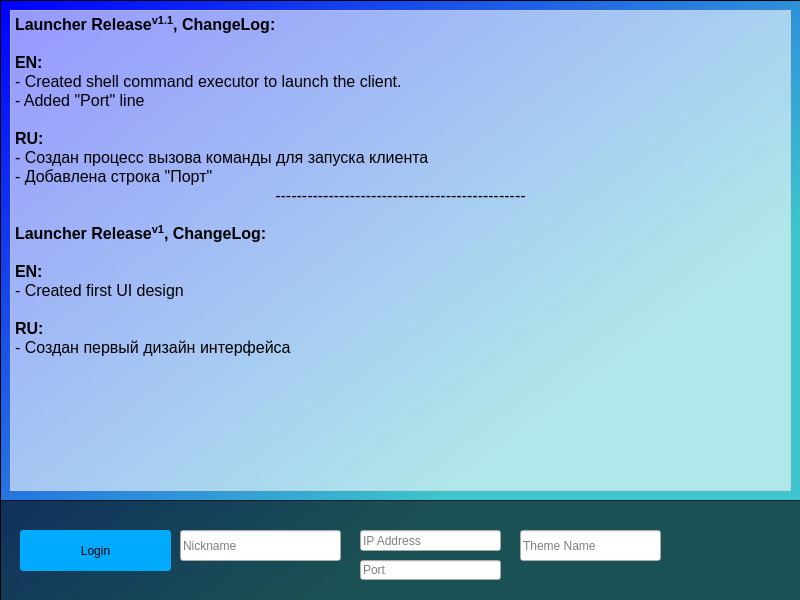
<?xml version="1.0" encoding="UTF-8"?>
<ui version="4.0">
 <class>MainWindow</class>
 <widget class="QMainWindow" name="MainWindow">
  <property name="geometry">
   <rect>
    <x>0</x>
    <y>0</y>
    <width>800</width>
    <height>600</height>
   </rect>
  </property>
  <property name="sizePolicy">
   <sizepolicy hsizetype="Fixed" vsizetype="Fixed">
    <horstretch>0</horstretch>
    <verstretch>0</verstretch>
   </sizepolicy>
  </property>
  <property name="minimumSize">
   <size>
    <width>800</width>
    <height>600</height>
   </size>
  </property>
  <property name="maximumSize">
   <size>
    <width>800</width>
    <height>600</height>
   </size>
  </property>
  <property name="windowTitle">
   <string>Danilus Launcher</string>
  </property>
  <property name="styleSheet">
   <string notr="true">font: 12pt &quot;Yu Gothic UI&quot;;</string>
  </property>
  <property name="unifiedTitleAndToolBarOnMac">
   <bool>false</bool>
  </property>
  <widget class="QWidget" name="centralwidget">
   <widget class="QGraphicsView" name="BG">
    <property name="geometry">
     <rect>
      <x>0</x>
      <y>0</y>
      <width>801</width>
      <height>601</height>
     </rect>
    </property>
    <property name="styleSheet">
     <string notr="true">background: qlineargradient(spread:pad, x1:0, y1:0, x2:0.692514, y2:0.676, stop:0 rgba(0, 0, 255, 255), stop:1 rgba(62, 196, 204, 255))</string>
    </property>
   </widget>
   <widget class="QGraphicsView" name="BOTTOMBAR">
    <property name="geometry">
     <rect>
      <x>0</x>
      <y>500</y>
      <width>801</width>
      <height>101</height>
     </rect>
    </property>
    <property name="styleSheet">
     <string notr="true">background-color: rgba(0, 0, 0, 150);</string>
    </property>
   </widget>
   <widget class="QPushButton" name="Login">
    <property name="geometry">
     <rect>
      <x>20</x>
      <y>530</y>
      <width>151</width>
      <height>41</height>
     </rect>
    </property>
    <property name="cursor">
     <cursorShape>PointingHandCursor</cursorShape>
    </property>
    <property name="styleSheet">
     <string notr="true">background-color: rgb(0, 170, 255);
border: black 1px solid;
outline: none;
border-radius: 3px;</string>
    </property>
    <property name="text">
     <string>Login</string>
    </property>
   </widget>
   <widget class="QLineEdit" name="NickEdit">
    <property name="geometry">
     <rect>
      <x>180</x>
      <y>530</y>
      <width>161</width>
      <height>31</height>
     </rect>
    </property>
    <property name="styleSheet">
     <string notr="true">font: 10pt &quot;Yu Gothic UI&quot;;</string>
    </property>
    <property name="text">
     <string/>
    </property>
    <property name="maxLength">
     <number>16</number>
    </property>
    <property name="placeholderText">
     <string>Nickname</string>
    </property>
   </widget>
   <widget class="QLineEdit" name="IPEdit">
    <property name="geometry">
     <rect>
      <x>360</x>
      <y>530</y>
      <width>141</width>
      <height>21</height>
     </rect>
    </property>
    <property name="styleSheet">
     <string notr="true">font: 10pt &quot;Yu Gothic UI&quot;;</string>
    </property>
    <property name="placeholderText">
     <string>IP Address</string>
    </property>
   </widget>
   <widget class="QLineEdit" name="lineEdit">
    <property name="geometry">
     <rect>
      <x>520</x>
      <y>530</y>
      <width>141</width>
      <height>31</height>
     </rect>
    </property>
    <property name="whatsThis">
     <string>Theme Name without extension</string>
    </property>
    <property name="styleSheet">
     <string notr="true">font: 10pt &quot;Yu Gothic UI&quot;;</string>
    </property>
    <property name="placeholderText">
     <string>Theme Name</string>
    </property>
   </widget>
   <widget class="QTextBrowser" name="textBrowser">
    <property name="geometry">
     <rect>
      <x>10</x>
      <y>10</y>
      <width>781</width>
      <height>481</height>
     </rect>
    </property>
    <property name="styleSheet">
     <string notr="true">background-color: rgba(255, 255, 255, 150);
font: 12pt &quot;Yu Gothic UI&quot;;</string>
    </property>
    <property name="autoFormatting">
     <set>QTextEdit::AutoAll</set>
    </property>
    <property name="html">
     <string>&lt;!DOCTYPE HTML PUBLIC &quot;-//W3C//DTD HTML 4.0//EN&quot; &quot;http://www.w3.org/TR/REC-html40/strict.dtd&quot;&gt;
&lt;html&gt;&lt;head&gt;&lt;meta name=&quot;qrichtext&quot; content=&quot;1&quot; /&gt;&lt;style type=&quot;text/css&quot;&gt;
p, li { white-space: pre-wrap; }
&lt;/style&gt;&lt;/head&gt;&lt;body style=&quot; font-family:'Yu Gothic UI'; font-size:12pt; font-weight:400; font-style:normal;&quot;&gt;
&lt;p style=&quot; margin-top:0px; margin-bottom:0px; margin-left:0px; margin-right:0px; -qt-block-indent:0; text-indent:0px;&quot;&gt;&lt;span style=&quot; font-weight:600;&quot;&gt;Launcher Release&lt;/span&gt;&lt;span style=&quot; font-weight:600; vertical-align:super;&quot;&gt;v1.1&lt;/span&gt;&lt;span style=&quot; font-weight:600;&quot;&gt;, ChangeLog:&lt;/span&gt;&lt;/p&gt;
&lt;p style=&quot;-qt-paragraph-type:empty; margin-top:0px; margin-bottom:0px; margin-left:0px; margin-right:0px; -qt-block-indent:0; text-indent:0px; font-weight:600;&quot;&gt;&lt;br /&gt;&lt;/p&gt;
&lt;p style=&quot; margin-top:0px; margin-bottom:0px; margin-left:0px; margin-right:0px; -qt-block-indent:0; text-indent:0px;&quot;&gt;&lt;span style=&quot; font-weight:600;&quot;&gt;EN:&lt;/span&gt;&lt;/p&gt;
&lt;p style=&quot; margin-top:0px; margin-bottom:0px; margin-left:0px; margin-right:0px; -qt-block-indent:0; text-indent:0px;&quot;&gt;- Created shell command executor to launch the client.&lt;/p&gt;
&lt;p style=&quot; margin-top:0px; margin-bottom:0px; margin-left:0px; margin-right:0px; -qt-block-indent:0; text-indent:0px;&quot;&gt;- Added &amp;quot;Port&amp;quot; line&lt;/p&gt;
&lt;p style=&quot;-qt-paragraph-type:empty; margin-top:0px; margin-bottom:0px; margin-left:0px; margin-right:0px; -qt-block-indent:0; text-indent:0px;&quot;&gt;&lt;br /&gt;&lt;/p&gt;
&lt;p style=&quot; margin-top:0px; margin-bottom:0px; margin-left:0px; margin-right:0px; -qt-block-indent:0; text-indent:0px;&quot;&gt;&lt;span style=&quot; font-weight:600;&quot;&gt;RU:&lt;/span&gt;&lt;/p&gt;
&lt;p style=&quot; margin-top:0px; margin-bottom:0px; margin-left:0px; margin-right:0px; -qt-block-indent:0; text-indent:0px;&quot;&gt;- Создан процесс вызова команды для запуска клиента&lt;/p&gt;
&lt;p style=&quot; margin-top:0px; margin-bottom:0px; margin-left:0px; margin-right:0px; -qt-block-indent:0; text-indent:0px;&quot;&gt;- Добавлена строка &amp;quot;Порт&amp;quot;&lt;/p&gt;
&lt;p align=&quot;center&quot; style=&quot; margin-top:0px; margin-bottom:0px; margin-left:0px; margin-right:0px; -qt-block-indent:0; text-indent:0px;&quot;&gt;-----------------------------------------------&lt;/p&gt;
&lt;p style=&quot;-qt-paragraph-type:empty; margin-top:0px; margin-bottom:0px; margin-left:0px; margin-right:0px; -qt-block-indent:0; text-indent:0px; font-weight:600;&quot;&gt;&lt;br /&gt;&lt;/p&gt;
&lt;p style=&quot; margin-top:0px; margin-bottom:0px; margin-left:0px; margin-right:0px; -qt-block-indent:0; text-indent:0px;&quot;&gt;&lt;span style=&quot; font-weight:600;&quot;&gt;Launcher Release&lt;/span&gt;&lt;span style=&quot; font-weight:600; vertical-align:super;&quot;&gt;v1&lt;/span&gt;&lt;span style=&quot; font-weight:600;&quot;&gt;, ChangeLog:&lt;/span&gt;&lt;/p&gt;
&lt;p style=&quot;-qt-paragraph-type:empty; margin-top:0px; margin-bottom:0px; margin-left:0px; margin-right:0px; -qt-block-indent:0; text-indent:0px; font-weight:600;&quot;&gt;&lt;br /&gt;&lt;/p&gt;
&lt;p style=&quot; margin-top:0px; margin-bottom:0px; margin-left:0px; margin-right:0px; -qt-block-indent:0; text-indent:0px;&quot;&gt;&lt;span style=&quot; font-weight:600;&quot;&gt;EN:&lt;/span&gt;&lt;/p&gt;
&lt;p style=&quot; margin-top:0px; margin-bottom:0px; margin-left:0px; margin-right:0px; -qt-block-indent:0; text-indent:0px;&quot;&gt;- Created first UI design&lt;/p&gt;
&lt;p style=&quot;-qt-paragraph-type:empty; margin-top:0px; margin-bottom:0px; margin-left:0px; margin-right:0px; -qt-block-indent:0; text-indent:0px;&quot;&gt;&lt;br /&gt;&lt;/p&gt;
&lt;p style=&quot; margin-top:0px; margin-bottom:0px; margin-left:0px; margin-right:0px; -qt-block-indent:0; text-indent:0px;&quot;&gt;&lt;span style=&quot; font-weight:600;&quot;&gt;RU:&lt;/span&gt;&lt;/p&gt;
&lt;p style=&quot; margin-top:0px; margin-bottom:0px; margin-left:0px; margin-right:0px; -qt-block-indent:0; text-indent:0px;&quot;&gt;- Создан первый дизайн интерфейса&lt;/p&gt;&lt;/body&gt;&lt;/html&gt;</string>
    </property>
   </widget>
   <widget class="QLineEdit" name="lineEdit_2">
    <property name="geometry">
     <rect>
      <x>360</x>
      <y>560</y>
      <width>141</width>
      <height>20</height>
     </rect>
    </property>
    <property name="styleSheet">
     <string notr="true">font: 10pt &quot;Yu Gothic UI&quot;;</string>
    </property>
    <property name="maxLength">
     <number>5</number>
    </property>
    <property name="placeholderText">
     <string>Port</string>
    </property>
   </widget>
  </widget>
 </widget>
 <resources/>
 <connections/>
</ui>
